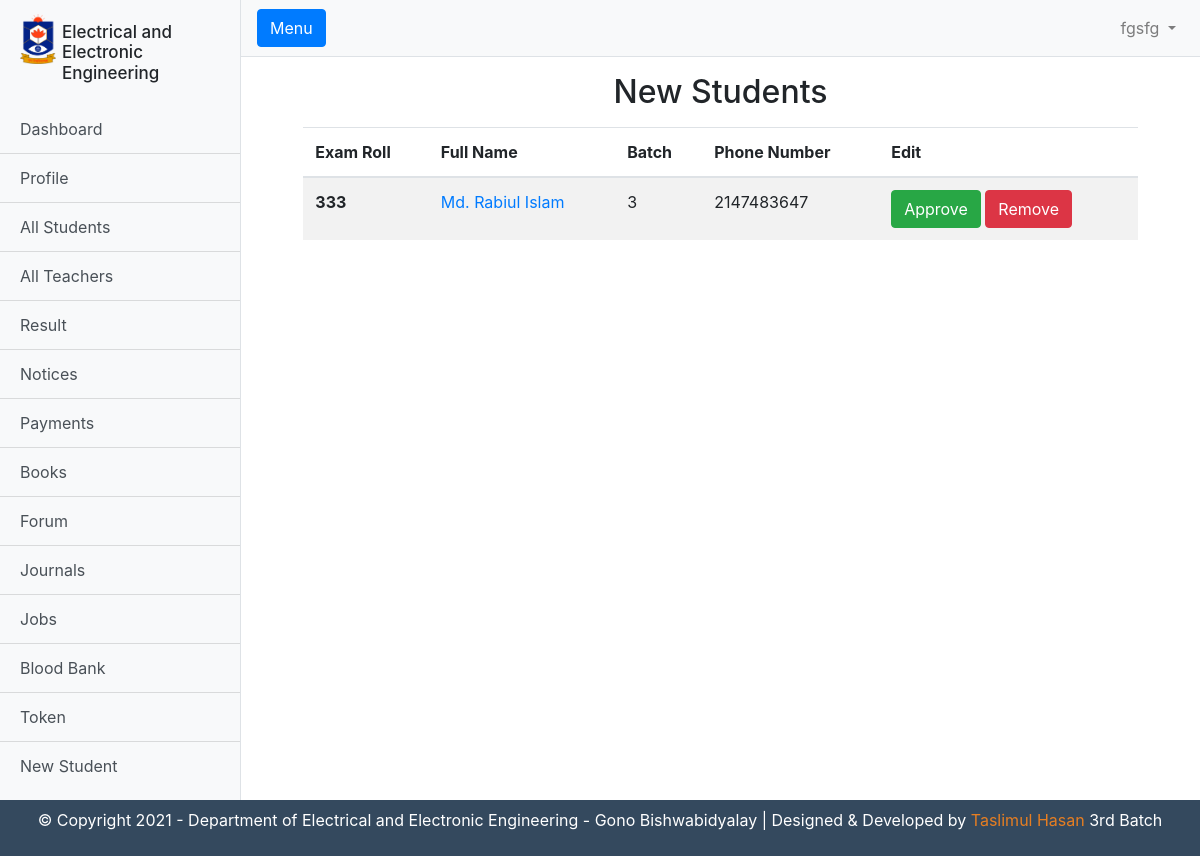
Screenshot of /admin/new_student.php (signed in) with the database file from the repository.
### tables this page shows
CREATE TABLE `teachers` (
  `id` int(11) NOT NULL,
  `full_name` varchar(255) DEFAULT NULL,
  `fathers_name` varchar(255) DEFAULT NULL,
  `mothers_name` varchar(255) DEFAULT NULL,
  `dob` date NOT NULL,
  `gender` varchar(255) DEFAULT NULL,
  `present_adress` varchar(255) DEFAULT NULL,
  `permanent_adress` varchar(255) DEFAULT NULL,
  `blood_group` varchar(255) DEFAULT NULL,
  `my_phone_number` varchar(255) DEFAULT NULL,
  `position` varchar(255) NOT NULL,
  `email` varchar(255) DEFAULT NULL,
  `password` varchar(255) DEFAULT NULL,
  `img` varchar(255) NOT NULL
);

CREATE TABLE `students` (
  `id` int(11) NOT NULL,
  `full_name` text NOT NULL,
  `fathers_name` text NOT NULL,
  `mothers_name` text NOT NULL,
  `dob` date NOT NULL,
  `gender` text NOT NULL,
  `present_adress` text NOT NULL,
  `permanent_adress` text NOT NULL,
  `blood_group` text NOT NULL,
  `my_phone_number` varchar(255) NOT NULL,
  `father_phone_number` int(11) NOT NULL,
  `batch` int(11) NOT NULL,
  `class_roll` int(11) NOT NULL,
  `exam_roll` int(11) NOT NULL,
  `email` varchar(255) NOT NULL,
  `password` varchar(255) NOT NULL,
  `vkey` varchar(255) NOT NULL,
  `verification` int(11) DEFAULT 0,
  `blood_date` date DEFAULT NULL,
  `auth` int(11) NOT NULL
);

### admin/logic.php (called while the page is built)
<?php
$email= $_SESSION["email"];
$dbmain = $connection -> query("SELECT * FROM teachers WHERE email = '$email'");
$db = mysqli_fetch_array($dbmain);
?>

### admin/new_student.php (the view, shortened to what this page needs)
<?php
require_once("templete-parts/header.php");
require_once("../rprocess.php");
require_once("logic.php");
require_once("logic.php");
$dbi = $connection -> query("SELECT * FROM students WHERE auth = '0' ORDER BY exam_roll;");
$row = mysqli_num_rows($dbi);
?>
        <div class="container-fluid">
            <h2 class= "m-3 text-center" >New Students</h2>
        </div>
        <div class="row ml-2 mr-2">
            <div class="col-md-11 m-auto">
                <table class="table table-striped">
                    <thead>
                        <tr>
                        <th scope="col">Exam Roll</th>
                        <th scope="col">Full Name</th>
                        <th scope="col">Batch</th>
                        <th scope="col">Phone Number</th>
                        <th scope="col">Edit</th>
                        </tr>
                    </thead>
                    <tbody>
                        <?php
                            if($row>0){
                                while($rows = mysqli_fetch_array($dbi)){ ?>
                                    <th><?php echo $rows["exam_roll"] ?></th>
                                    <td><a href="viewstu.php?id=<?php echo $rows['exam_roll'];?>"><?php echo $rows["full_name"] ?></a></td>
                                    <td><?php echo $rows["batch"] ?></td>
                                    <td><?php echo $rows["my_phone_number"] ?></td>
                                    <td><a href="approve.php?id=<?php echo $rows['exam_roll'] ?>" class="btn btn-success">Approve</a>
                                    <a href="del-stu.php?id=<?php echo $rows['exam_roll'] ?>" class="btn btn-danger">Remove</a></td>
                        <?php }}?>
                    </tbody>
                </table>
            </div>
        </div>
        <?php require_once("templete-parts/footer.php") ?>

### admin/templete-parts/header.php (shortened to what this page needs)
<?php
require_once("../rprocess.php");
require_once("./logic.php");
?>
<!DOCTYPE html>
<html lang="en">
<head>
  <link href="vendor/bootstrap/css/bootstrap.min.css" rel="stylesheet">
  <link href="css/sidebar.css" rel="stylesheet">
  <link rel="stylesheet" href="style.css" class="css">
</head>
<body>
  <div class="d-flex" id="wrapper">
    <div class="bg-light border-right" id="sidebar-wrapper">
      <div class="sidebar-heading">
        <img src="img/logo.png" alt="" class="logo">
        <h1 class="head">Electrical and Electronic Engineering</h1>
      </div>
      <div class="list-group list-group-flush">
        <a href="index.php" class="list-group-item list-group-item-action bg-light">Dashboard</a>
        <a href="profile.php" class="list-group-item list-group-item-action bg-light">Profile</a>
        <a href="students.php" class="list-group-item list-group-item-action bg-light">All Students</a>
        <a href="teachers.php" class="list-group-item list-group-item-action bg-light">All Teachers</a>
        <a href="result.php" class="list-group-item list-group-item-action bg-light">Result</a>
        <a href="notices.php" class="list-group-item list-group-item-action bg-light">Notices</a>
        <a href="payments.php" class="list-group-item list-group-item-action bg-light">Payments</a>
        <a href="books.php" class="list-group-item list-group-item-action bg-light">Books</a>
        <a href="forum.php" class="list-group-item list-group-item-action bg-light">Forum</a>
        <a href="journal.php" class="list-group-item list-group-item-action bg-light">Journals</a>
        <a href="jobs.php" class="list-group-item list-group-item-action bg-light">Jobs</a>
        <a href="blood.php" class="list-group-item list-group-item-action bg-light">Blood Bank</a>
        <a href="token.php" class="list-group-item list-group-item-action bg-light">Token</a>
        <a href="new_student.php" class="list-group-item list-group-item-action bg-light">New Student</a>
      </div>
    </div>
    <div id="page-content-wrapper">
      <nav class="navbar navbar-expand-lg navbar-light bg-light border-bottom">
        <button class="btn btn-primary" id="menu-toggle">Menu</button>
        <div class="collapse navbar-collapse" id="navbarSupportedContent">
          <ul class="navbar-nav ml-auto mt-2 mt-lg-0">
            <li class="nav-item dropdown">
              <a class="nav-link dropdown-toggle" href="#" id="navbarDropdown" role="button" data-toggle="dropdown" aria-haspopup="true" aria-expanded="false">
                <?php echo $db["full_name"];?>
              </a>
            </li>
          </ul>
        </div>
      </nav>

### admin/css/sidebar.css (style rules this page uses)
#wrapper { overflow-x: hidden; }
#sidebar-wrapper { min-height: 100vh; margin-left: -15rem; -webkit-transition: margin .25s ease-out; -moz-transition: margin .25s ease-out; -o-transition: margin .25s ease-out; transition: margin .25s ease-out; }
#sidebar-wrapper .sidebar-heading { padding: 0.875rem 1.25rem; font-size: 1.2rem; }
#sidebar-wrapper .list-group { width: 15rem; }
#page-content-wrapper { min-width: 100vw; }
@media (min-width: 768px) { #sidebar-wrapper { margin-left: 0; } }
@media (min-width: 768px) { #page-content-wrapper { min-width: 0; width: 100%; } }

### admin/style.css (style rules this page uses)
.logo { max-height: 50px; float: left; max-width: 3vw; }
.head { float: left; font-size: 17px; overflow: hidden; max-width: 11vw; margin-left: .5vw; margin-top: 1vh; }
.sidebar-heading { padding-right: 0px !important; overflow: hidden; }

### rows the page displays
teachers: full_name "fgsfg"
students: exam_roll "333", full_name "Md. Rabiul Islam", batch "3", my_phone_number "2147483647"
